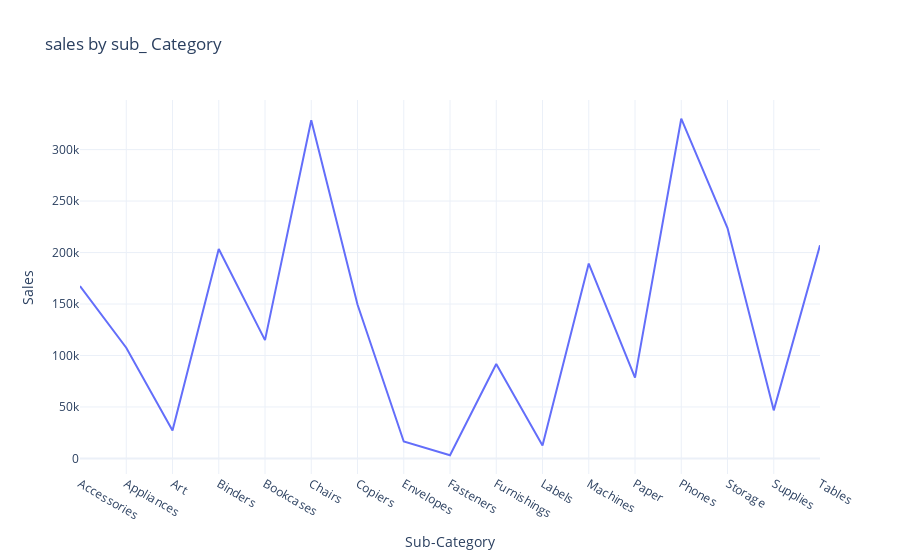

The notebook cell saved with this chart:
### Code cell
# fig by line in plotly graph
fig=px.line(sales_by_subcategory,
            x="Sub-Category",
            y="Sales",
            title="sales by sub_ Category")
fig.show()

### Figure 1 — Plotly figure (JSON) as saved in the notebook; plotly's stock layout.template omitted (floating-point values rounded to 4 significant figures)
{"data": [{"hovertemplate": "Sub-Category=%{x}<br>Sales=%{y}<extra></extra>", "legendgroup": "", "line": {"color": "#636efa", "dash": "solid"}, "marker": {"symbol": "circle"}, "mode": "lines", "name": "", "orientation": "v", "showlegend": false, "type": "scatter", "x": ["Accessories", "Appliances", "Art", "Binders", "Bookcases", "Chairs", "Copiers", "Envelopes", "Fasteners", "Furnishings", "Labels", "Machines", "Paper", "Phones", "Storage", "Supplies", "Tables"], "xaxis": "x", "y": [167400.0, 107500.0, 27120.0, 203400.0, 114900.0, 328400.0, 149500.0, 16480.0, 3024.0, 91710.0, 12490.0, 189200.0, 78480.0, 330000.0, 223800.0, 46670.0, 207000.0], "yaxis": "y"}], "layout": {"legend": {"tracegroupgap": 0}, "title": {"text": "sales by sub_ Category"}, "xaxis": {"anchor": "y", "domain": [0, 1], "title": {"text": "Sub-Category"}}, "yaxis": {"anchor": "x", "domain": [0, 1], "title": {"text": "Sales"}}}}
